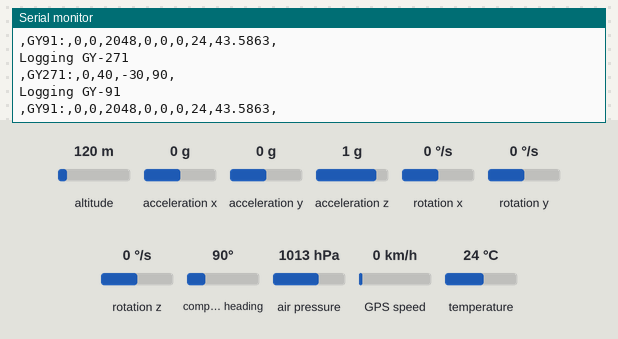
Simulated run of this program. Board: ESP32. Shown: the last lines printed to the serial monitor. Wiring (inferred from the names in the program): MPU-9250 motion sensor at I2C address 0x68. The test bench sets the inputs (shaded band); at power-on: altitude 120 m, acceleration x 0 g, acceleration y 0 g, acceleration z 1 g, rotation x 0 °/s, rotation y 0 °/s, rotation z 0 °/s, compass heading 90°, air pressure 1013 hPa, GPS speed 0 km/h, temperature 24 °C. WiFi joins after 1.5 s; servers stay silent unless stated; storage starts empty; the GPS gets a fix after 3 s at 37.7749, -122.4194 with 8 satellites.

Above: at 6.2 s.
6.3 s: altitude set to 20 m
At 11.2 s:
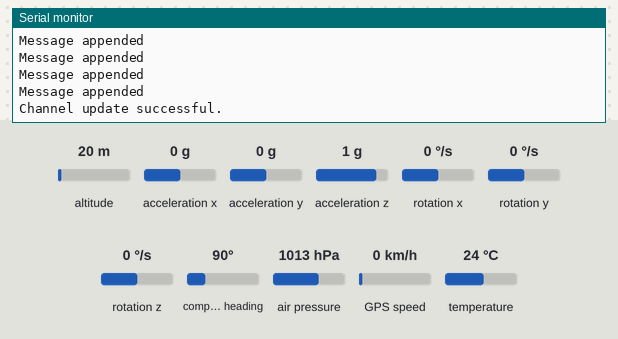
11.5 s: acceleration x set to -1.4 g
At 11.5 s:
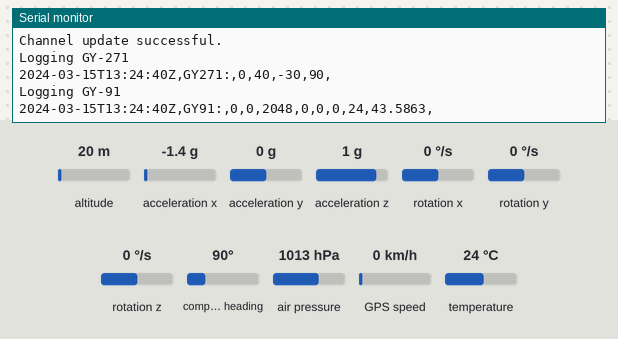
13.0 s: acceleration y set to -1.4 g
At 14.2 s:
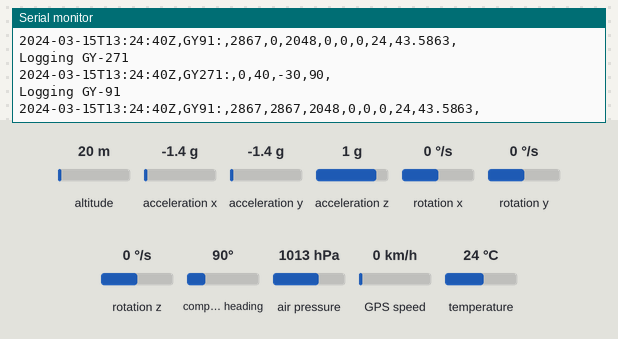
14.5 s: acceleration z set to -1.4 g
At 15.9 s:
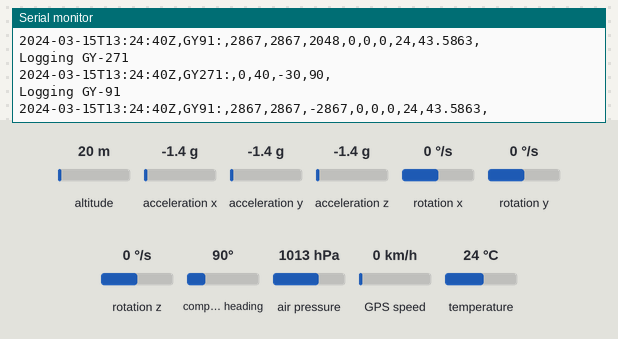
16.0 s: rotation x set to -192 °/s
At 17.2 s:
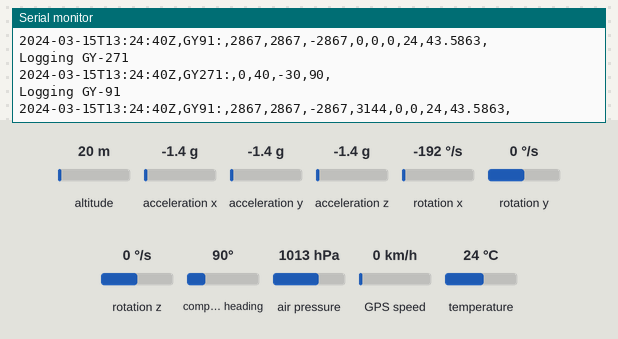

The program:

main.cpp
```cpp
#include <Arduino.h>
#include <Wire.h>
#include <WiFi.h>
#include "FS.h"
#include "SD.h"
#include "SPI.h"
#include <HardwareSerial.h>
#include <Adafruit_BMP280.h>
#include <Adafruit_HMC5883_U.h>
#include <TinyGPS++.h>
#include "ThingSpeak.h"
#include <sstream>
#include <string>

#define SERIAL_BAUD 115200

#define SDA_PIN 21
#define SCL_PIN 22

#define MPU9250_ADDRESS 0x68
#define GYRO_FULL_SCALE_2000_DPS 0x18
#define ACC_FULL_SCALE_16_G 0x18

#define GPS_BAUD 9600
#define GPS_RX 17
#define GPS_TX 16

#define TASK_SERIAL_RATE 10 * 1000

#define uS_TO_S_FACTOR 1000000
#define TIME_TO_SLEEP  5
#define TIME_DIFFERENCE_H 3
#define LOCAL_SEA_LEVEL_PRESSURE 1018.25

#define GPS_READING_INTERVAL 10000
int lastGPSReading = 0;
int gps_reading = 0;

const char* ssid = "Indiana";
const char* password = "mitko123";
int SpeedChannelNumber = 1;
int AltitudeChannelNumber = 2;
int PowerChannelNumber = 3;
const char * myWriteAPIKey = "6QRJ1KHMQVXHH30T";
WiFiClient  client;

HardwareSerial SerialGPS(1);
TinyGPSPlus gps;
uint32_t nextSerialTaskTs = 0;
RTC_DATA_ATTR int bootCount = 0;

Adafruit_BMP280 bme;
int stat_bme = 0;
Adafruit_HMC5883_Unified mag = Adafruit_HMC5883_Unified(12345);

char timestamp[17];
String logFile = "/track.csv";
std::stringstream logLineGPS;
std::stringstream logLineGY91;
std::stringstream logLineGY271;

struct CurrentData
{
	float distance;
	float speed;
	float power;
	float altitude;
	float lon;
	float lat;
} curr_data;

void I2Cread(uint8_t Address, uint8_t Register, uint8_t Nbytes, uint8_t* Data)
{
	Wire.beginTransmission(Address);
	Wire.write(Register);
	Wire.endTransmission();

	Wire.requestFrom(Address, Nbytes);
	uint8_t index = 0;

	while (Wire.available())
	{
		Data[index++] = Wire.read();
	}
}

void I2CwriteByte(uint8_t Address, uint8_t Register, uint8_t Data)
{
	Wire.beginTransmission(Address);
	Wire.write(Register);
	Wire.write(Data);
	Wire.endTransmission();
}

int readFile(fs::FS &fs, const char * path)
{
	File file = fs.open(path);
	if(!file)
	{
		Serial.println("Failed to open file");
		return 1;
	}
	Serial.print("Read from file: ");
	while(file.available())
	{
		Serial.write(file.read());
	}
	return 0;
	file.close();
}

int writeFile(fs::FS &fs, const char * path, const char * message)
{
	File file = fs.open(path, FILE_WRITE);
	if(!file)
	{
		Serial.println("Failed to open file");
		return 1;
	}
	if(file.print(message))
	{
		Serial.println("write successful");
	}
	else
	{
		Serial.println("write failed");
		return 1;
	}
	file.close();
	return 0;
}

int appendFile(fs::FS &fs, const char * path, const char * message)
{
	File file = fs.open(path, FILE_APPEND);
	if(!file)
	{
		Serial.println("Failed to open file");
		return 1;
	}
	if(file.print(message))
	{
		Serial.println("Message appended");
	}
	else
	{
		Serial.println("Append failed");
		return 1;
	}
	file.close();
	return 0;
}

int renameFile(fs::FS &fs, const char * path1, const char * path2)
{
	if (fs.rename(path1, path2))
	{
		Serial.println("File renamed");
		return 0;
	}
	else
	{
		Serial.println("Rename failed");
		return 1;
	}
}

int deleteFile(fs::FS &fs, const char * path)
{
if(fs.remove(path))
{
	Serial.println("File deleted");
	return 0;
}
else
{
	Serial.println("Delete failed");
	return 1;
}
}

void printSDInfo()
{
	uint8_t cardType = SD.cardType();

	if(cardType == CARD_NONE)
	{
		Serial.println("No SD card attached");
		return;
	}

	Serial.print("SD Card Type: ");
	if(cardType == CARD_MMC)
	{
		Serial.println("MMC");
	}
	else if(cardType == CARD_SD)
	{
		Serial.println("SDSC");
	}
	else if(cardType == CARD_SDHC)
	{
		Serial.println("SDHC");
	}
	else
	{
		Serial.println("UNKNOWN");
	}

	uint64_t cardSize = SD.cardSize() / (1024 * 1024);
	Serial.printf("SD Card Size: %lluMB\n", cardSize);

}

void gy91_setup()
{
	I2CwriteByte(MPU9250_ADDRESS, 28, ACC_FULL_SCALE_16_G);
	I2CwriteByte(MPU9250_ADDRESS, 27, GYRO_FULL_SCALE_2000_DPS);

	stat_bme = bme.begin(0x76,0x58);
	Serial.print("BMP280 status init: ");
	Serial.println(stat_bme);
}

void gps_setup()
{
	SerialGPS.begin(GPS_BAUD, SERIAL_8N1, GPS_RX, GPS_TX);
	++bootCount;
	Serial.println("Boot number: " + String(bootCount));
	esp_sleep_enable_timer_wakeup(TIME_TO_SLEEP * uS_TO_S_FACTOR);
}

void sd_setup()
{
	if(!SD.begin(5))
	{
		Serial.println("Card Mount Failed");
	}
}

void current_data_setup()
{
	curr_data.altitude = 0;
	curr_data.distance = 0;
	curr_data.power = 0;
	curr_data.speed = 0;
}

void logGY91()
{
	Serial.println("Logging GY-91");

	uint8_t Buf[14];
	I2Cread(MPU9250_ADDRESS, 0x3B, 14, Buf);

	int16_t ax = -(Buf[0] << 8 | Buf[1]);
	int16_t ay = -(Buf[2] << 8 | Buf[3]);
	int16_t az = Buf[4] << 8 | Buf[5];

	int16_t gx = -(Buf[8] << 8 | Buf[9]);
	int16_t gy = -(Buf[10] << 8 | Buf[11]);
	int16_t gz = Buf[12] << 8 | Buf[13];
	logLineGY91.str("");
  	logLineGY91 << timestamp << ",GY91:,"
			<< ax << ","
			<< ay << ","
			<< az << ","
			<< gx << ","
			<< gy << ","
			<< gz << ","
			<< bme.readTemperature() << ","
			<< bme.readAltitude(LOCAL_SEA_LEVEL_PRESSURE) << ",";

	Serial.println(logLineGY91.str().c_str());
	//appendFile(SD, logFile.c_str(), logLineGY91.str().c_str());
}
void logGY271()
{
	Serial.println("Logging GY-271");

	sensors_event_t event;
    mag.getEvent(&event);
    float heading = atan2(event.magnetic.y, event.magnetic.x);
	if(heading < 0)
	{
		heading += 2*PI;
	}
    if(heading > 2*PI)
	{
		heading -= 2*PI;
	}
    float headingDegrees = heading * 180/PI;
	logLineGY271.str("");
  	logLineGY271 << timestamp << ",GY271:,"
			<< event.magnetic.x << ","
			<< event.magnetic.y << ","
			<< event.magnetic.z << ","
			<< headingDegrees << ",";

	Serial.println(logLineGY271.str().c_str());
	//appendFile(SD, logFile.c_str(), logLineGY271.str().c_str());
}

void logGPS()
{
	Serial.println("Logging GPS");
	sprintf(timestamp, "%04d-%02d-%02dT%02d:%02d:%02dZ",
			gps.date.year(),
			gps.date.month(),
			gps.date.day(),
			gps.time.hour() + TIME_DIFFERENCE_H,
			gps.time.minute(),
			gps.time.second());

	logLineGPS.str("");
	logLineGPS << timestamp << ",GPS:,"
			<< gps.course.deg() << ","
			<< String(gps.location.lat(), 8).c_str() << ","
			<< String(gps.location.lng(), 8).c_str() << ","
			<< gps.speed.kmph() << ","
			<< gps.altitude.meters() << ","
			<< String(gps.hdop.hdop(), 2).c_str() << ","
			<< gps.satellites.value() << ",";


	if(logFile == "")
	{
		logFile = "/" + gps.date.day() + (gps.time.hour() + TIME_DIFFERENCE_H) + gps.time.minute();
	}
	//appendFile(SD, logFile.c_str(), logLineGPS.str().c_str());
	Serial.println(logLineGPS.str().c_str());
}

float calculate_power()
{

}

float calculate_distance()
{
	float lat1 = curr_data.lat * PI / 180.0;
    float lon1 = curr_data.lon * PI / 180.0;
    float lat2 = gps.location.lat() * PI / 180.0;
    float lon2 = gps.location.lng() * PI / 180.0;

	return gps.distanceBetween(lat1, lon1, lat2, lon2);
}

void update_current_data_by_GPS()
{
	if(gps_reading > 1)
	{
		curr_data.distance = curr_data.distance + calculate_distance();

	}
	curr_data.lon = gps.location.lng();
	curr_data.lat = gps.location.lat();
	curr_data.speed = gps.speed.kmph();
	curr_data.altitude = gps.altitude.meters();
	//curr_data.power = calculate_power();
	curr_data.power = 200;
}

void wifi_setup()
{
	if(WiFi.status() != WL_CONNECTED)
	{
		Serial.print("Attempting to connect");
		while(WiFi.status() != WL_CONNECTED)
		{
			WiFi.begin(ssid, password);
			delay(5000);
		}
		Serial.println("\nConnected.");
	}
	ThingSpeak.begin(client);
}

void upload_to_TS()
{
	ThingSpeak.setField(1, curr_data.speed);
	ThingSpeak.setField(2, curr_data.altitude);
  	ThingSpeak.setField(3, curr_data.power);

	int res = ThingSpeak.writeFields(1, myWriteAPIKey);
	if(res == 200) //Serial.println("Channel update successful.");
	{
		Serial.println("Channel update successful.");
	}
	else
	{
		Serial.println("Problem updating channel. HTTP error code " + String(res));
	}

}

void setup()
{
  	Serial.begin(SERIAL_BAUD);
	Wire.begin(SDA_PIN, SCL_PIN);
	Wire.begin();
	gy91_setup();
	mag.begin();
	gps_setup();
	sd_setup();
	current_data_setup();
	WiFi.mode(WIFI_STA);
	wifi_setup();
}


void loop()
{
	logGY271();
	logGY91();
	if(millis() - lastGPSReading > GPS_READING_INTERVAL)
	{
		gps_reading++;
		lastGPSReading = millis();
		while (SerialGPS.available() > 0)
		{
			char c = SerialGPS.read();
			gps.encode(c);
		}
		logGPS();
		update_current_data_by_GPS();
		appendFile(SD, logFile.c_str(), logLineGPS.str().c_str());
		appendFile(SD, logFile.c_str(), logLineGY271.str().c_str());
		appendFile(SD, logFile.c_str(), logLineGY91.str().c_str());
		appendFile(SD, logFile.c_str(), "\n");
		upload_to_TS();
	}
	Serial.println();
	delay(1000);
};
```

Measured:
- after the input at 6.3 s, the serial monitor: prints a new line after 3.8 s (image 1)
- after the input at 13.0 s, the serial monitor: prints a new line after 0.43 s (image 3)
- after the input at 14.5 s, the serial monitor: prints a new line after 0.94 s (image 4)
- after the input at 16.0 s, the serial monitor: prints a new line after 0.45 s (image 5)
